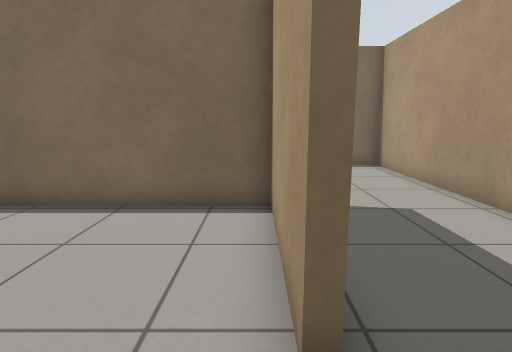
View 1 (above)

16 first-person views from a walk through a world built for the Gazebo simulator. The camera is 0.94 m above the floor, tilts 10° down and sees 80° across. The floor is counted in squares, 0.5 m on a side. Each view is taken from the middle of a square. On the plan, view 1 faces up. The plan holds only what a view shows up to about 16 squares ahead; the rest is blank.

View 2
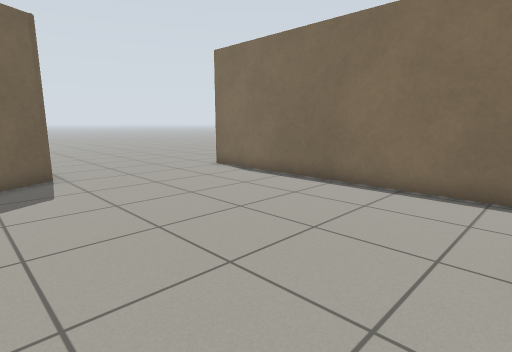

View 3
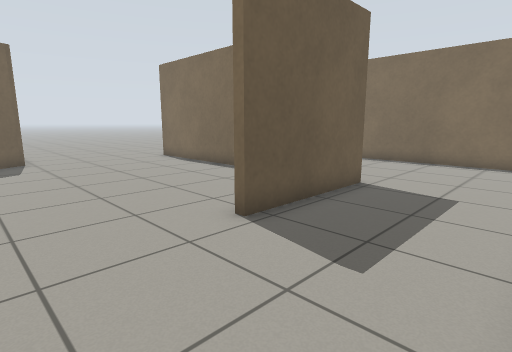

View 4
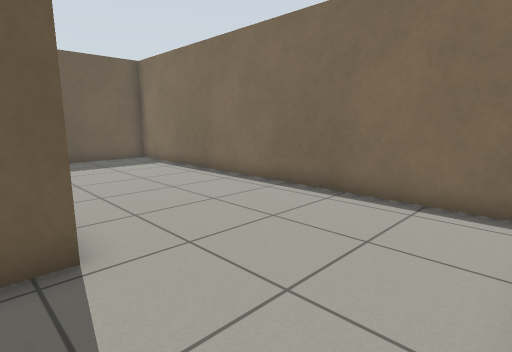

View 5
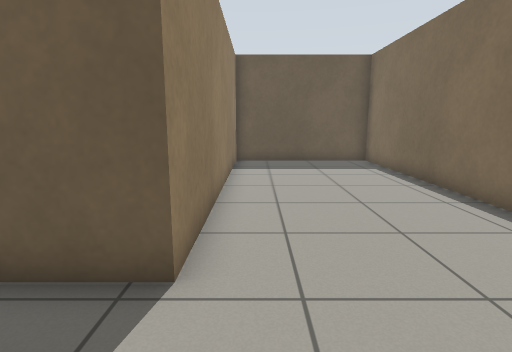

View 6
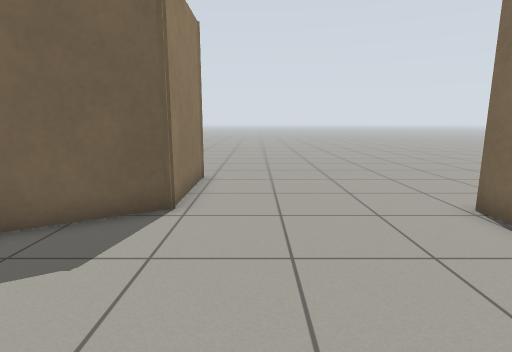

View 7
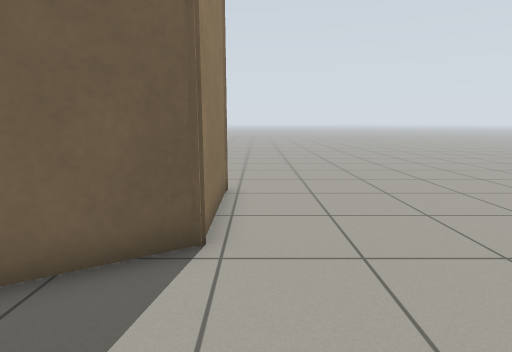

View 8
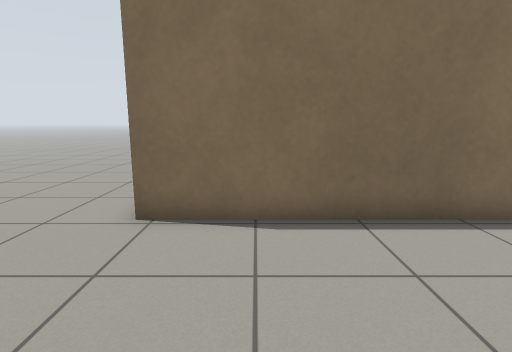

View 9
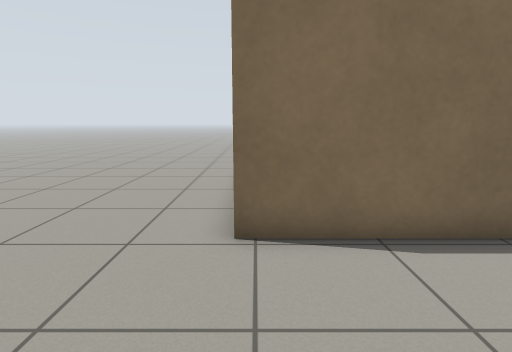

View 10
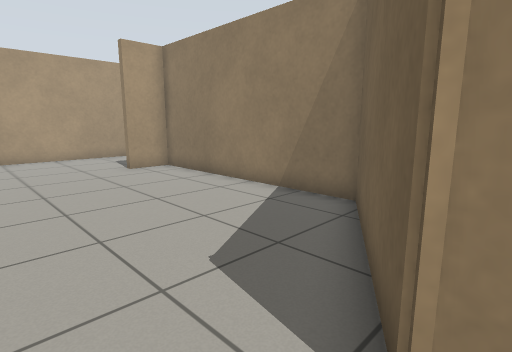

View 11
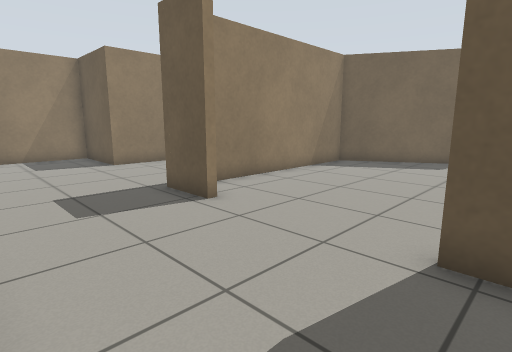

View 12
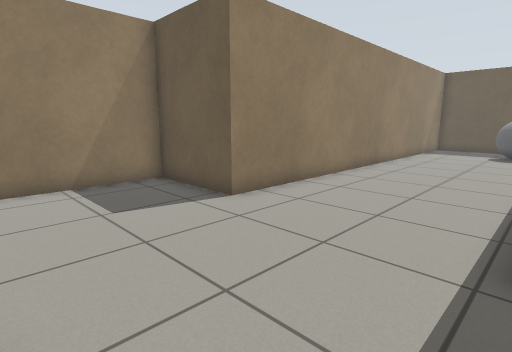

View 13
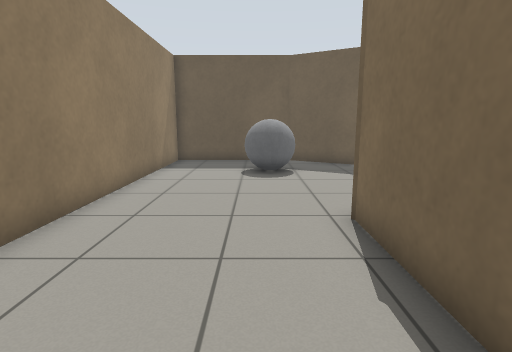

View 14
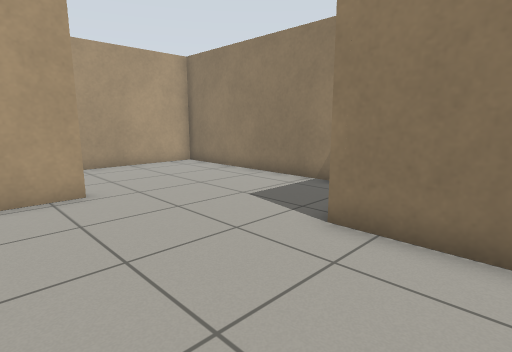

View 15
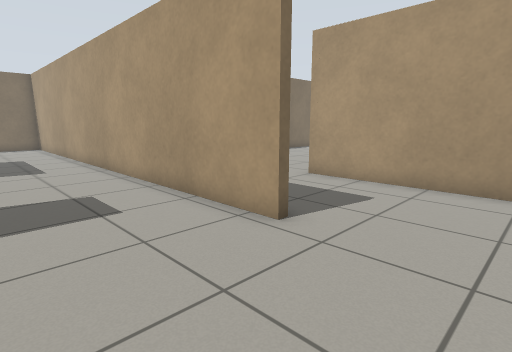

View 16
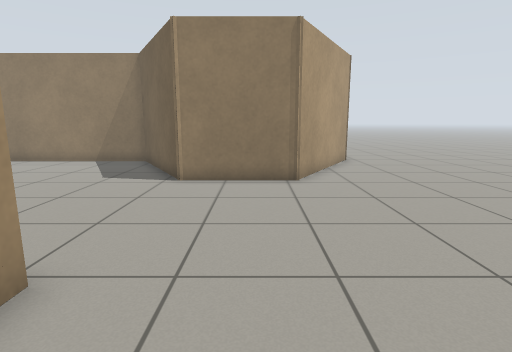

### Floor plan
Points are (right, up) in squares from view 1. A wall is a line through its corners. A room is listed if a view was taken in it or the views show most of it. See-through windows are left out.
Room 1 (views 1, 2, 3, 4, 5, 6, 7, 8, 9, 10, 11, 16)
walls: (-17.8, -3.9) (-15.4, 0.2) (-11.5, 0.2) (-8.6, -4.8) (0.3, -4.8) (0.3, -3); (5.4, -3.6) (5.4, 13.4) (-11, 13.4) (-11, 7) (0.6, 7) (0.6, 2) (0.3, 2) (0.3, 6.7) (-11.4, 6.7)
low walls: (-11.4, 6.7) (-11.4, 7.1)
ways out: opening at (3.5, -4.5) to room 2; opening at (-19.5, -3.5); opening at (-12, 14.5)
Room 2 (views 12, 13, 14, 15)
walls: (-5, -5.1) (-8.8, -5.1); (0.6, -3) (0.6, -5.1); (5.8, -8.3) (5.4, -8.3) (5.4, -3.6); (-16.5, -2.5) (-18.2, -5.4) (-18.2, -10.9) (0, -10.9) (0, -14.6) (10.4, -14.6) (10.4, -5.4)
ways out: opening at (3.5, -4.5) to room 1; opening at (8.5, -5)
objects: grey ball (-15, -7) to (-14, -6)

Where each view was taken, in squares from view 1:
view 1: 0 up, 0 right, facing up
view 2: 2 down, 0 right, facing up-left
view 3: 2 down, 5 right, facing up-left
view 4: 6 up, 5 right, facing up-left
view 5: 8 up, 4 right, facing left
view 6: 2 up, 5 left, facing left
view 7: 1 up, 7 left, facing left
view 8: 1 up, 9 left, facing up
view 9: 2 up, 11 left, facing up
view 10: 2 up, 12 left, facing down-right
view 11: 3 up, 5 right, facing down-left
view 12: 5 down, 5 right, facing down-left
view 13: 7 down, 3 left, facing left
view 14: 6 down, 3 left, facing down-right
view 15: 12 down, 1 right, facing up-right
view 16: 10 up, 14 left, facing down
